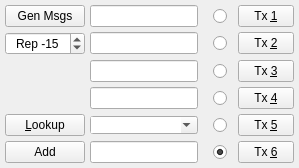
                     <widget class="QWidget" name="tab">
                      <property name="sizePolicy">
                       <sizepolicy hsizetype="MinimumExpanding" vsizetype="MinimumExpanding">
                        <horstretch>0</horstretch>
                        <verstretch>0</verstretch>
                       </sizepolicy>
                      </property>
                      <attribute name="title">
                       <string>1</string>
                      </attribute>
                      <layout class="QGridLayout" name="gridLayout_2">
                       <property name="leftMargin">
                        <number>5</number>
                       </property>
                       <property name="topMargin">
                        <number>5</number>
                       </property>
                       <property name="rightMargin">
                        <number>5</number>
                       </property>
                       <property name="bottomMargin">
                        <number>5</number>
                       </property>
                       <property name="spacing">
                        <number>5</number>
                       </property>
                       <item row="5" column="0">
                        <widget class="QPushButton" name="addButton">
                         <property name="minimumSize">
                          <size>
                           <width>50</width>
                           <height>0</height>
                          </size>
                         </property>
                         <property name="maximumSize">
                          <size>
                           <width>16777215</width>
                           <height>16777215</height>
                          </size>
                         </property>
                         <property name="toolTip">
                          <string>Add callsign and locator to database</string>
                         </property>
                         <property name="text">
                          <string>Add</string>
                         </property>
                        </widget>
                       </item>
                       <item row="3" column="2">
                        <widget class="DoubleClickableRadioButton" name="txrb4">
                         <property name="toolTip">
                          <string>&lt;html&gt;&lt;head/&gt;&lt;body&gt;&lt;p&gt;Send this message in next Tx interval&lt;/p&gt;&lt;p&gt;Double-click to toggle between RRR and RR73 messages in Tx4 (not allowed for type 2 compound call holders)&lt;/p&gt;&lt;p&gt;RR73 messages should only be used when you are reasonably confident that no message repetitions will be required&lt;/p&gt;&lt;/body&gt;&lt;/html&gt;</string>
                         </property>
                         <property name="styleSheet">
                          <string notr="true">margin-left: 10%; margin-right: 0%</string>
                         </property>
                         <property name="text">
                          <string/>
                         </property>
                         <property name="shortcut">
                          <string>Ctrl+4</string>
                         </property>
                        </widget>
                       </item>
                       <item row="5" column="3">
                        <widget class="QPushButton" name="txb6">
                         <property name="minimumSize">
                          <size>
                           <width>0</width>
                           <height>18</height>
                          </size>
                         </property>
                         <property name="toolTip">
                          <string>Switch to this Tx message NOW</string>
                         </property>
                         <property name="styleSheet">
                          <string notr="true">padding-left: 15%; padding-right: 15%; padding-top: 3%; padding-bottom: 3%</string>
                         </property>
                         <property name="text">
                          <string>Tx &amp;6</string>
                         </property>
                         <property name="shortcut">
                          <string>Alt+6</string>
                         </property>
                        </widget>
                       </item>
                       <item row="0" column="3">
                        <widget class="DoubleClickablePushButton" name="txb1">
                         <property name="sizePolicy">
                          <sizepolicy hsizetype="Minimum" vsizetype="Fixed">
                           <horstretch>0</horstretch>
                           <verstretch>0</verstretch>
                          </sizepolicy>
                         </property>
                         <property name="minimumSize">
                          <size>
                           <width>0</width>
                           <height>18</height>
                          </size>
                         </property>
                         <property name="toolTip">
                          <string>&lt;html&gt;&lt;head/&gt;&lt;body&gt;&lt;p&gt;Switch to this Tx message NOW&lt;/p&gt;&lt;p&gt;Double click to toggle the use of the Tx1 message to start a QSO with a station (not allowed for type 1 compound call holders)&lt;/p&gt;&lt;/body&gt;&lt;/html&gt;</string>
                         </property>
                         <property name="layoutDirection">
                          <enum>Qt::LeftToRight</enum>
                         </property>
                         <property name="styleSheet">
                          <string notr="true">padding-left: 15%; padding-right: 15%; padding-top: 3%; padding-bottom: 3%</string>
                         </property>
                         <property name="text">
                          <string>Tx &amp;1</string>
                         </property>
                         <property name="shortcut">
                          <string>Alt+1</string>
                         </property>
                        </widget>
                       </item>
                       <item row="4" column="2">
                        <widget class="DoubleClickableRadioButton" name="txrb5">
                         <property name="toolTip">
                          <string>&lt;html&gt;&lt;head/&gt;&lt;body&gt;&lt;p&gt;Send this message in next Tx interval&lt;/p&gt;&lt;p&gt;Double-click to reset to the standard 73 message&lt;/p&gt;&lt;/body&gt;&lt;/html&gt;</string>
                         </property>
                         <property name="styleSheet">
                          <string notr="true">margin-left: 10%; margin-right: 0%</string>
                         </property>
                         <property name="text">
                          <string/>
                         </property>
                         <property name="shortcut">
                          <string>Ctrl+5</string>
                         </property>
                        </widget>
                       </item>
                       <item row="5" column="2">
                        <widget class="DoubleClickableRadioButton" name="txrb6">
                         <property name="toolTip">
                          <string>&lt;html&gt;&lt;head/&gt;&lt;body&gt;&lt;p&gt;Send this message in next Tx interval&lt;/p&gt;&lt;p&gt;&lt;br/&gt;&lt;/p&gt;&lt;p&gt;Double click to clear DX Call/DX Grid and TX 1-5 fields. &lt;/p&gt;&lt;/body&gt;&lt;/html&gt;</string>
                         </property>
                         <property name="styleSheet">
                          <string notr="true">margin-left: 10%; margin-right: 0%</string>
                         </property>
                         <property name="text">
                          <string/>
                         </property>
                         <property name="shortcut">
                          <string>Ctrl+6</string>
                         </property>
                         <property name="checked">
                          <bool>true</bool>
                         </property>
                        </widget>
                       </item>
                       <item row="2" column="2">
                        <widget class="QRadioButton" name="txrb3">
                         <property name="toolTip">
                          <string>Send this message in next Tx interval</string>
                         </property>
                         <property name="styleSheet">
                          <string notr="true">margin-left: 10%; margin-right: 0%</string>
                         </property>
                         <property name="text">
                          <string/>
                         </property>
                         <property name="shortcut">
                          <string>Ctrl+3</string>
                         </property>
                        </widget>
                       </item>
                       <item row="0" column="0">
                        <widget class="QPushButton" name="genStdMsgsPushButton">
                         <property name="sizePolicy">
                          <sizepolicy hsizetype="Minimum" vsizetype="Fixed">
                           <horstretch>0</horstretch>
                           <verstretch>0</verstretch>
                          </sizepolicy>
                         </property>
                         <property name="minimumSize">
                          <size>
                           <width>50</width>
                           <height>0</height>
                          </size>
                         </property>
                         <property name="maximumSize">
                          <size>
                           <width>16777215</width>
                           <height>16777215</height>
                          </size>
                         </property>
                         <property name="toolTip">
                          <string>Generate standard messages for minimal QSO</string>
                         </property>
                         <property name="text">
                          <string>Gen Msgs</string>
                         </property>
                        </widget>
                       </item>
                       <item row="4" column="1">
                        <widget class="QComboBox" name="tx5">
                         <property name="sizePolicy">
                          <sizepolicy hsizetype="Expanding" vsizetype="Fixed">
                           <horstretch>0</horstretch>
                           <verstretch>0</verstretch>
                          </sizepolicy>
                         </property>
                         <property name="minimumSize">
                          <size>
                           <width>0</width>
                           <height>0</height>
                          </size>
                         </property>
                         <property name="font">
                          <font>
                           <kerning>true</kerning>
                          </font>
                         </property>
                         <property name="toolTip">
                          <string>Enter a free text message (maximum 13 characters)
or select a predefined macro from the dropdown list.
Press ENTER to add the current text to the predefined
list. The list can be maintained in Settings (F2).</string>
                         </property>
                         <property name="styleSheet">
                          <string notr="true"> padding-top: 0;</string>
                         </property>
                         <property name="editable">
                          <bool>true</bool>
                         </property>
                         <property name="insertPolicy">
                          <enum>QComboBox::InsertAtBottom</enum>
                         </property>
                         <property name="iconSize">
                          <size>
                           <width>14</width>
                           <height>14</height>
                          </size>
                         </property>
                         <property name="frame">
                          <bool>true</bool>
                         </property>
                        </widget>
                       </item>
                       <item row="1" column="3">
                        <widget class="QPushButton" name="txb2">
                         <property name="minimumSize">
                          <size>
                           <width>0</width>
                           <height>18</height>
                          </size>
                         </property>
                         <property name="toolTip">
                          <string>Switch to this Tx message NOW</string>
                         </property>
                         <property name="styleSheet">
                          <string notr="true">padding-left: 15%; padding-right: 15%; padding-top: 3%; padding-bottom: 3%</string>
                         </property>
                         <property name="text">
                          <string>Tx &amp;2</string>
                         </property>
                         <property name="shortcut">
                          <string>Alt+2</string>
                         </property>
                        </widget>
                       </item>
                       <item row="0" column="2">
                        <widget class="DoubleClickableRadioButton" name="txrb1">
                         <property name="toolTip">
                          <string>&lt;html&gt;&lt;head/&gt;&lt;body&gt;&lt;p&gt;Send this message in next Tx interval&lt;/p&gt;&lt;p&gt;Double click to toggle the use of the Tx1 message to start a QSO with a station (not allowed for type 1 compound call holders)&lt;/p&gt;&lt;/body&gt;&lt;/html&gt;</string>
                         </property>
                         <property name="styleSheet">
                          <string notr="true">margin-left: 10%; margin-right: 0%</string>
                         </property>
                         <property name="text">
                          <string/>
                         </property>
                         <property name="shortcut">
                          <string>Ctrl+1</string>
                         </property>
                        </widget>
                       </item>
                       <item row="4" column="3">
                        <widget class="DoubleClickablePushButton" name="txb5">
                         <property name="minimumSize">
                          <size>
                           <width>0</width>
                           <height>18</height>
                          </size>
                         </property>
                         <property name="toolTip">
                          <string>&lt;html&gt;&lt;head/&gt;&lt;body&gt;&lt;p&gt;Switch to this Tx message NOW&lt;/p&gt;&lt;p&gt;Double-click to reset to the standard 73 message&lt;/p&gt;&lt;/body&gt;&lt;/html&gt;</string>
                         </property>
                         <property name="styleSheet">
                          <string notr="true">padding-left: 15%; padding-right: 15%; padding-top: 3%; padding-bottom: 3%</string>
                         </property>
                         <property name="text">
                          <string>Tx &amp;5</string>
                         </property>
                         <property name="shortcut">
                          <string>Alt+5</string>
                         </property>
                        </widget>
                       </item>
                       <item row="1" column="1">
                        <widget class="QLineEdit" name="tx2"/>
                       </item>
                       <item row="1" column="0">
                        <widget class="QSpinBox" name="rptSpinBox">
                         <property name="toolTip">
                          <string>&lt;html&gt;&lt;head/&gt;&lt;body&gt;&lt;p&gt;Signal report: Signal-to-noise ratio in 2500 Hz reference bandwidth (dB).&lt;/p&gt;&lt;/body&gt;&lt;/html&gt;</string>
                         </property>
                         <property name="alignment">
                          <set>Qt::AlignCenter</set>
                         </property>
                         <property name="prefix">
                          <string>Rep </string>
                         </property>
                         <property name="minimum">
                          <number>-50</number>
                         </property>
                         <property name="maximum">
                          <number>49</number>
                         </property>
                         <property name="value">
                          <number>-15</number>
                         </property>
                        </widget>
                       </item>
                       <item row="3" column="3">
                        <widget class="DoubleClickablePushButton" name="txb4">
                         <property name="minimumSize">
                          <size>
                           <width>0</width>
                           <height>18</height>
                          </size>
                         </property>
                         <property name="toolTip">
                          <string>&lt;html&gt;&lt;head/&gt;&lt;body&gt;&lt;p&gt;Switch to this Tx message NOW&lt;/p&gt;&lt;p&gt;Double-click to toggle between RRR and RR73 messages in Tx4 (not allowed for type2 compound call holders)&lt;/p&gt;&lt;p&gt;RR73 messages should only be used when you are reasonably confident that no message repetitions will be required&lt;/p&gt;&lt;/body&gt;&lt;/html&gt;</string>
                         </property>
                         <property name="styleSheet">
                          <string notr="true">padding-left: 15%; padding-right: 15%; padding-top: 3%; padding-bottom: 3%</string>
                         </property>
                         <property name="text">
                          <string>Tx &amp;4</string>
                         </property>
                         <property name="shortcut">
                          <string>Alt+4</string>
                         </property>
                        </widget>
                       </item>
                       <item row="2" column="3">
                        <widget class="QPushButton" name="txb3">
                         <property name="minimumSize">
                          <size>
                           <width>0</width>
                           <height>18</height>
                          </size>
                         </property>
                         <property name="toolTip">
                          <string>Switch to this Tx message NOW</string>
                         </property>
                         <property name="styleSheet">
                          <string notr="true">padding-left: 15%; padding-right: 15%; padding-top: 3%; padding-bottom: 3%</string>
                         </property>
                         <property name="text">
                          <string>Tx &amp;3</string>
                         </property>
                         <property name="shortcut">
                          <string>Alt+3</string>
                         </property>
                        </widget>
                       </item>
                       <item row="0" column="1">
                        <widget class="QLineEdit" name="tx1">
                         <property name="text">
                          <string/>
                         </property>
                        </widget>
                       </item>
                       <item row="5" column="1">
                        <widget class="QLineEdit" name="tx6">
                         <property name="text">
                          <string/>
                         </property>
                        </widget>
                       </item>
                       <item row="3" column="1">
                        <widget class="QLineEdit" name="tx4">
                         <property name="text">
                          <string/>
                         </property>
                        </widget>
                       </item>
                       <item row="1" column="2">
                        <widget class="QRadioButton" name="txrb2">
                         <property name="toolTip">
                          <string>Send this message in next Tx interval</string>
                         </property>
                         <property name="styleSheet">
                          <string notr="true">margin-left: 10%; margin-right: 0%</string>
                         </property>
                         <property name="text">
                          <string/>
                         </property>
                         <property name="shortcut">
                          <string>Ctrl+2</string>
                         </property>
                        </widget>
                       </item>
                       <item row="2" column="1">
                        <widget class="QLineEdit" name="tx3"/>
                       </item>
                       <item row="4" column="0">
                        <widget class="QPushButton" name="lookupButton">
                         <property name="minimumSize">
                          <size>
                           <width>50</width>
                           <height>0</height>
                          </size>
                         </property>
                         <property name="maximumSize">
                          <size>
                           <width>120</width>
                           <height>16777215</height>
                          </size>
                         </property>
                         <property name="toolTip">
                          <string>Search for callsign in database</string>
                         </property>
                         <property name="text">
                          <string>&amp;Lookup</string>
                         </property>
                        </widget>
                       </item>
                      </layout>
                     </widget>
